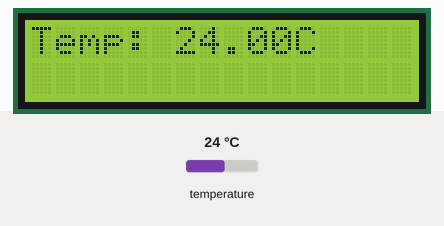
The sketch below on a simulated Arduino Uno, built with avr-gcc and run on an emulated ATmega328P. Shown: 16×2 character LCD. The inputs (shaded band) are chosen by the test bench; at power-on: temperature 24 °C. What the sketch prints to the serial monitor is not drawn.

Above: at 1.2 s.
1.3 s: temperature set to 12 °C
At 3.1 s:
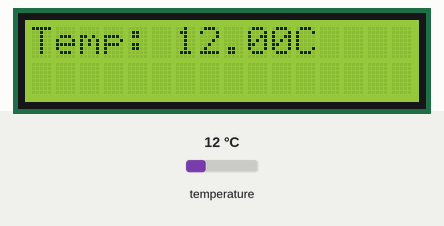
4.1 s: temperature set to 19 °C
At 4.9 s:
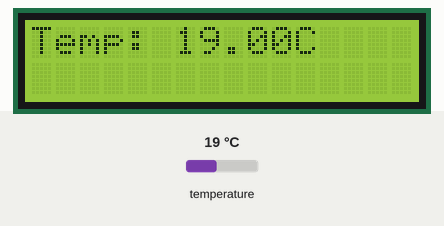
6.2 s: temperature set to 28 °C
At 8.6 s:
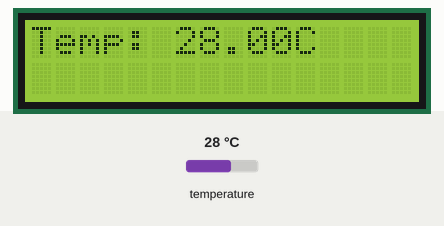
Timing chart, 0 to 10.1 s (numbered marks = the images above; inputs shaded):
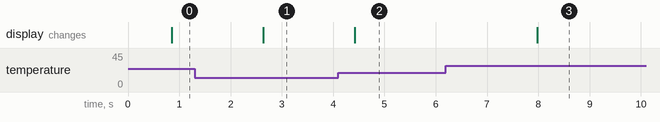

The sketch:

final_temparature_2.ino
```cpp
/********************************************************************/
//include the libraries
#include <OneWire.h>
#include <DallasTemperature.h>
#include <LiquidCrystal.h>
/********************************************************************/
#define ONE_WIRE_BUS 2                  // Data wire is plugged into pin 2 on the Arduino
LiquidCrystal lcd(8, 9, 4, 5, 6, 7);     // the pins used on the LCD panel
OneWire oneWire(ONE_WIRE_BUS);          // Setup a oneWire instance to communicate with any OneWire devices
DallasTemperature sensors(&oneWire);    // Pass our oneWire reference to Dallas Temperature.

/********************************************************************/
void setup(void)
{

 Serial.begin(9600);                            // start serial port
 Serial.println("Temparature demo: ");          //print
 sensors.begin();                              // Start up the library
 lcd.begin(16, 2);                             // start lcd library
 lcd.setCursor(0,0);                           //set the cursor in the LCD to (0,0)
}
/********************************************************************/
void loop(void)
{

   //print on serial
   Serial.print(" Requesting temperatures...");
   sensors.requestTemperatures();               // Send the command to get temperature readings
   Serial.println("DONE");

   Serial.print("Temperature is: ");
   Serial.print(sensors.getTempCByIndex(0));
   // Why "byIndex"?
   // You can have more than one DS18B20 on the same bus.
   // 0 refers to the first IC on the wire
/********************************************************************/
    //print on lcd
    lcd.setCursor(0,0);
    lcd.print("Temp: ");
    lcd.println(sensors.getTempCByIndex(0));
    lcd.setCursor(11,0);
    lcd.print("C");
   delay(1000);
}
```

Measured:
- after the input at 1.3 s, the display: changes after 1.3 s (image 1)
- after the input at 4.1 s, the display: changes after 0.32 s (image 2)
- after the input at 6.2 s, the display: changes after 1.8 s (image 3)
